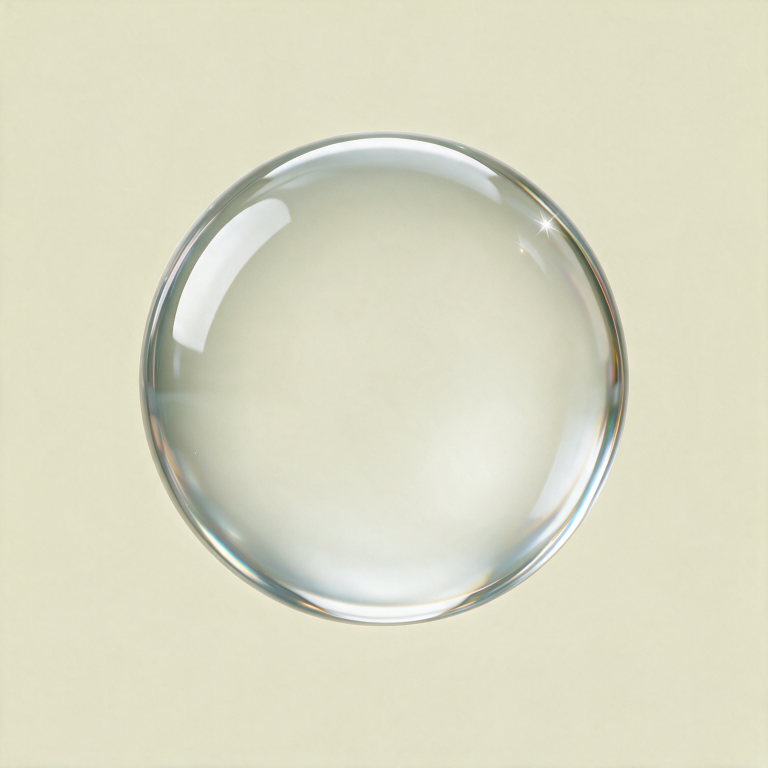
#> input picture branding/character/esfera.png, 1536 x 1536 px, found by its file name (shown at 1/2 size)
$ python generar_capas.py ../esfera.png out.png
#> lines starting #> are read from the running program, lines starting #| are printed output that depends on the picture; after the words box and inside, x2 and y2 are one past the last pixel; in counts of white or black regions, pixels touching at a corner belong together
"""Prepara las capas del avatar con transparencia real.

1. esfera-cristal.png: extrae la transparencia del cristal (esfera.png, renderizada sobre crema)
   estimando el fondo y calculando por píxel la mínima opacidad que explica el color.
2. nucleo-oscuro.png: partículas (particulas.png, sobre negro) con alfa recuperado del negro.
3. nucleo-glow.png: halo luminoso verde para fondos oscuros (mezcla aditiva / screen).
4. preview-*.png: composición sobre fondo crema, blanco, pizarra y casi negro.
"""
import sys
from pathlib import Path

import numpy as np
from PIL import Image
from scipy import ndimage

SRC = Path(sys.argv[1])
OUT = Path(sys.argv[2])
OUT.mkdir(parents=True, exist_ok=True)


def cargar(nombre, modo="RGB"):
#> called with nombre = 'esfera.png', modo = 'RGB'
    return np.asarray(Image.open(SRC / nombre).convert(modo)).astype(np.float64)


def guardar(arr, nombre):
    Image.fromarray(np.clip(arr, 0, 255).astype(np.uint8)).save(OUT / nombre)


# ---------- 1. cristal ----------
img = cargar("esfera.png") / 255.0
mask_src = cargar("esfera-sinfondo.png", "RGBA")[..., 3] / 255.0
#> call 2 of cargar, with nombre = 'esfera-sinfondo.png', modo = 'RGBA'
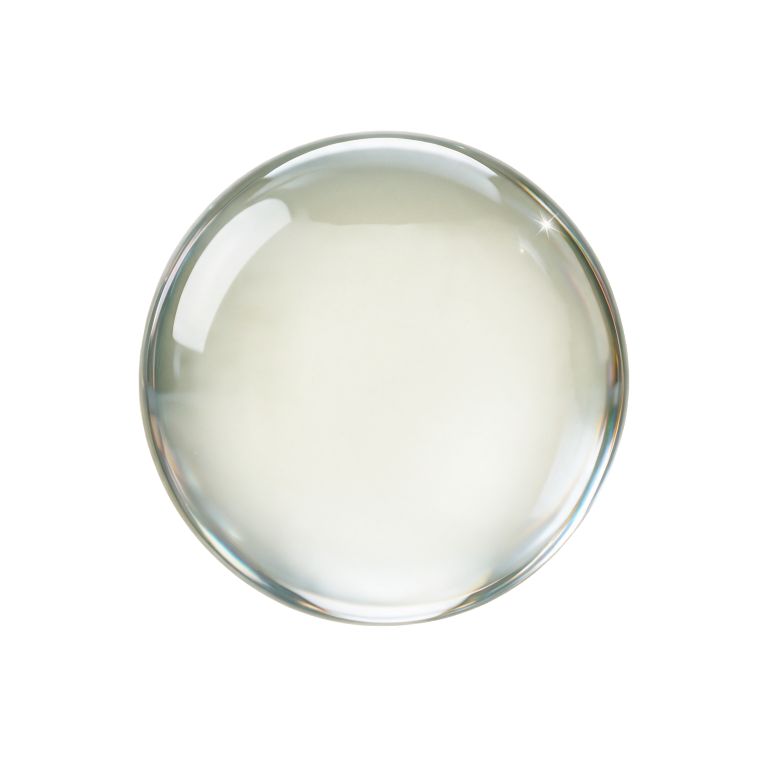
#> input picture branding/character/esfera-sinfondo.png, 1536 x 1536 px, found by its file name (shown at 1/2 size)
mascara = ndimage.binary_dilation(mask_src > 0.03, iterations=24)
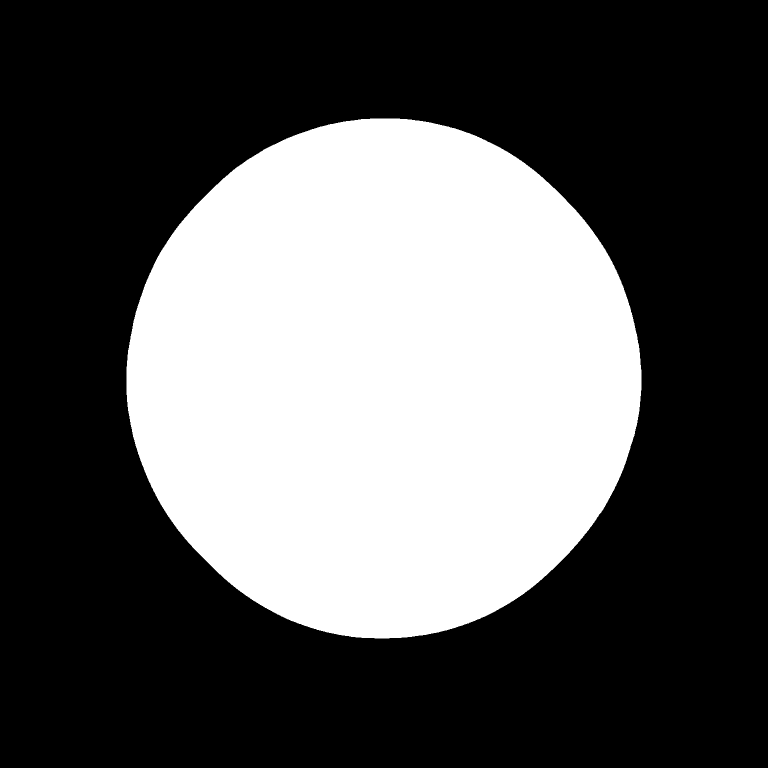
#> mascara: shape (1536, 1536) bool (shown at 1/2 size); 35.3% white; 1 white region, box (x1, y1, x2, y2) and area: (253, 237, 1283, 1277) 831823

# fondo estimado: convolución normalizada fuera de la esfera, a baja resolución
h, w = mascara.shape
#> h = 1536; w = 1536
f = 8
peq = img[::f, ::f]
fuera = (~mascara[::f, ::f]).astype(np.float64)
#> fuera: shape (192, 192) float64; values 0 (black) and 1 (white), 64.7% white; 1 black region, box (x1, y1, x2, y2) and area: (32, 30, 161, 160) 13002
num = np.stack([ndimage.gaussian_filter(peq[..., c] * fuera, 30) for c in range(3)], -1)
den = ndimage.gaussian_filter(fuera, 30)[..., None]
fondo_peq = num / np.maximum(den, 1e-6)
fondo = np.stack([ndimage.zoom(fondo_peq[..., c], f, order=1)[:h, :w] for c in range(3)], -1)

# mínima alfa tal que el color de primer plano quede en [0,1]
eps = 1e-6
a_claro = (img - fondo) / np.maximum(1 - fondo, eps)
a_oscuro = (fondo - img) / np.maximum(fondo, eps)
alfa = np.clip(np.max(np.maximum(a_claro, a_oscuro), axis=-1), 0, 1)
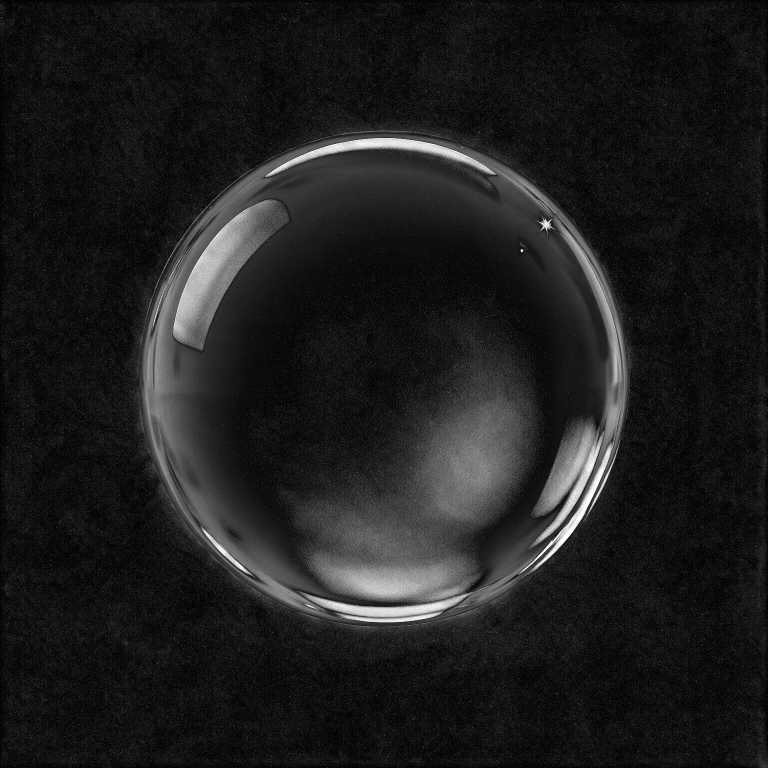
#> alfa: shape (1536, 1536) float64 (shown at 1/2 size); min 0.000583, max 1, mean 0.118
alfa = np.where(alfa < 0.025, 0, alfa)            # ruido del fondo
# silueta exacta de la esfera (sin la sombra proyectada sobre el crema)
ys0, xs0 = np.nonzero(mask_src > 0.5)
cy0, cx0 = ys0.mean(), xs0.mean()
#> cy0 = 756; cx0 = 767
r0 = (np.ptp(xs0) + np.ptp(ys0)) / 4
#> r0 = 492.2
yy, xx = np.mgrid[0:h, 0:w]
dist = np.hypot(yy - cy0, xx - cx0)
alfa *= np.clip((r0 + 2 - dist) / 4, 0, 1)
# niebla clara: atenuar el brillo difuso y conservar los brillos nítidos
claro = (np.max(a_claro, axis=-1) >= np.max(a_oscuro, axis=-1))
#> claro: shape (1536, 1536) bool; 70.8% white; 77966 black regions (76367 under 20 px), largest, box (x1, y1, x2, y2) and area: (278, 265, 1258, 1253) 402948, (0, 160, 34, 435) 2323, (1255, 42, 1345, 143) 1548
rodilla = np.clip((alfa - 0.20) / 0.30, 0, 1) ** 1.5
alfa = np.where(claro, alfa * rodilla, alfa)
color = (img - fondo * (1 - alfa[..., None])) / np.maximum(alfa[..., None], eps)
color = np.clip(color, 0, 1)
cristal = np.dstack([color * 255, alfa * 255])
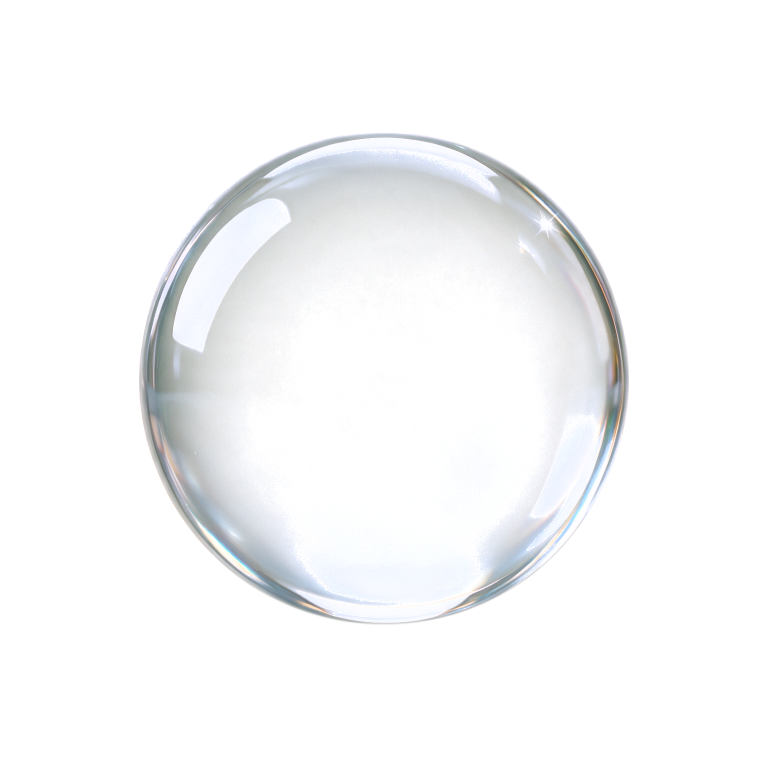
#> cristal: shape (1536, 1536, 4) float64 (shown at 1/2 size); mean R, G, B, A 124.3, 128.3, 160, 14.4; transparent parts drawn white
guardar(cristal, "esfera-cristal.png")

# geometría de la esfera
ys, xs = np.nonzero(mask_src > 0.5)
cy, cx = ys.mean(), xs.mean()
#> cy = 756; cx = 767
radio = (np.ptp(xs) + np.ptp(ys)) / 4
#> radio = 492.2

# ---------- 2. núcleo sobre negro con alfa ----------
p = cargar("particulas.png") / 255.0
#> call 3 of cargar, with nombre = 'particulas.png', modo = 'RGB'
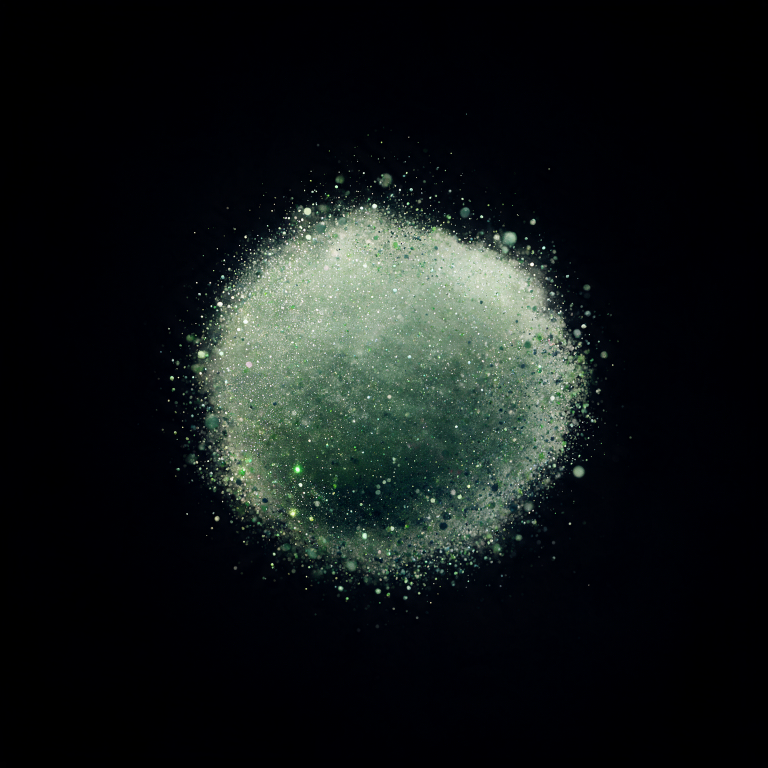
#> input picture branding/character/particulas.png, 1536 x 1536 px, found by its file name (shown at 1/2 size)
a_p = p.max(axis=-1)
a_p = np.where(a_p < 0.02, 0, a_p)
c_p = p / np.maximum(a_p[..., None], 1e-6)
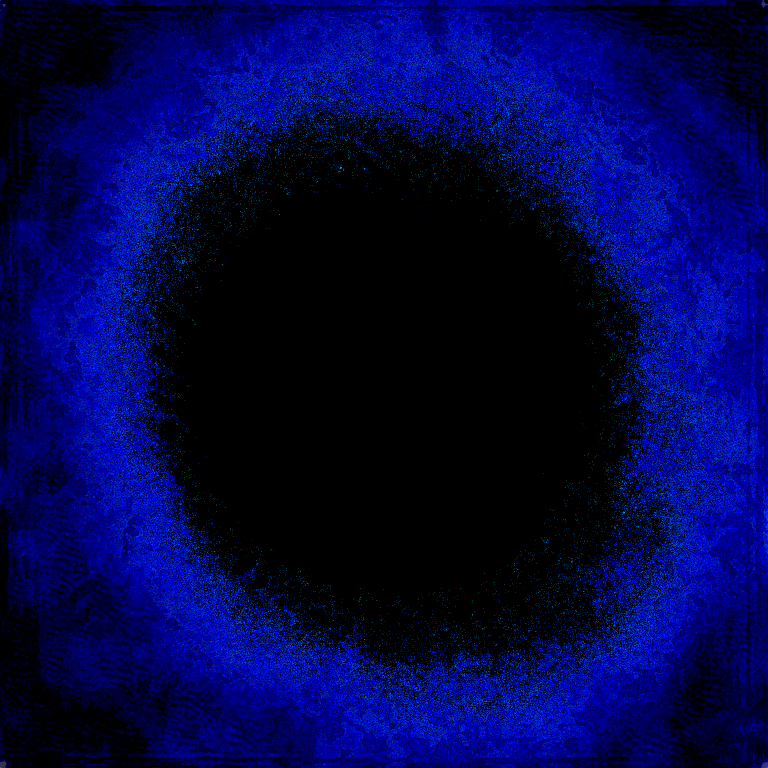
#> c_p: shape (1536, 1536, 3) float64 (shown at 1/2 size); mean R, G, B 36.7, 378.4, 5572.5; drawn with min black and max white
nucleo = np.dstack([np.clip(c_p, 0, 1) * 255, a_p * 255])
guardar(nucleo, "nucleo-oscuro.png")

# núcleo emisivo: mapa de degradado de verdes de la paleta, para mezcla screen/add sobre oscuro
lum0 = p @ np.array([0.2126, 0.7152, 0.0722])
lum0 = np.clip(lum0 / max(np.percentile(lum0[lum0 > 0.02], 99), 1e-6), 0, 1)
paradas = np.array([0.0, 0.25, 0.55, 0.85, 1.0])
colores = np.array([[0, 0, 0], [22, 70, 52], [70, 150, 105], [150, 225, 165], [235, 255, 235]], float)
emis = np.stack([np.interp(lum0, paradas, colores[:, c]) for c in range(3)], -1)
chispas = np.clip(lum0 - 0.7, 0, 1) / 0.3
emis += np.stack([ndimage.gaussian_filter(chispas, 3)] * 3, -1) * np.array([120, 200, 140])
guardar(emis, "nucleo-emisivo.png")   # RGB sobre negro: mezclar en modo screen/add

# ---------- 3. glow verde ----------
lum = p @ np.array([0.2126, 0.7152, 0.0722])
halo = np.clip(ndimage.gaussian_filter(lum, 60) * 3.0 + ndimage.gaussian_filter(lum, 18) * 1.4, 0, 1)
verde = np.array([0.45, 0.85, 0.55])                # verde luminoso coherente con #84A98C
glow = np.dstack([np.broadcast_to(verde * 255, p.shape), halo * 235])
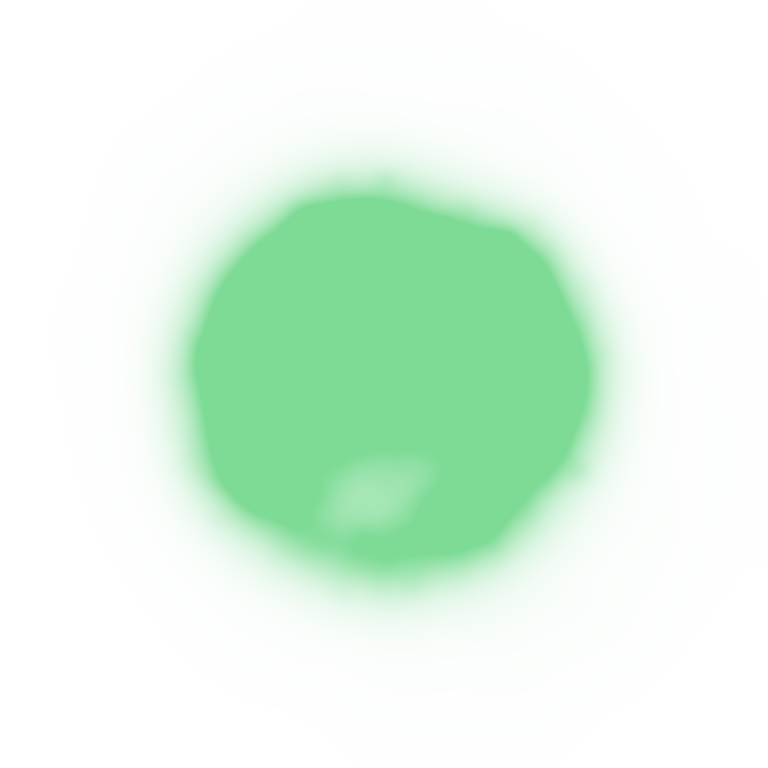
#> glow: shape (1536, 1536, 4) float64 (shown at 1/2 size); mean R, G, B, A 114.8, 216.8, 140.2, 57.1; transparent parts drawn white
guardar(glow, "nucleo-glow.png")


# ---------- 4. previsualizaciones ----------
def capa(nombre_o_arr, escala=1.0, centro=None):
    im = Image.open(SRC / nombre_o_arr).convert("RGBA") if isinstance(nombre_o_arr, str) else nombre_o_arr
    if escala != 1.0:
        im = im.resize((int(im.width * escala), int(im.height * escala)), Image.LANCZOS)
    lienzo = Image.new("RGBA", (w, h), (0, 0, 0, 0))
    cxp, cyp = centro or (w / 2, h / 2)
    lienzo.paste(im, (int(cxp - im.width / 2), int(cyp - im.height / 2)), im)
    return lienzo


def sumar(base, glow_img, fuerza=1.0):
    b = np.asarray(base).astype(np.float64)
    g = np.asarray(glow_img).astype(np.float64)
    a = g[..., 3:4] / 255 * fuerza
    rgb = 255 - (255 - b[..., :3]) * (1 - g[..., :3] / 255 * a)   # screen
    return Image.fromarray(np.dstack([rgb, b[..., 3:]]).clip(0, 255).astype(np.uint8))


# cara: celda (fila 0, col 1) de la hoja 4x4
#> (the run stopped early here; a loop or call above may not have finished)
